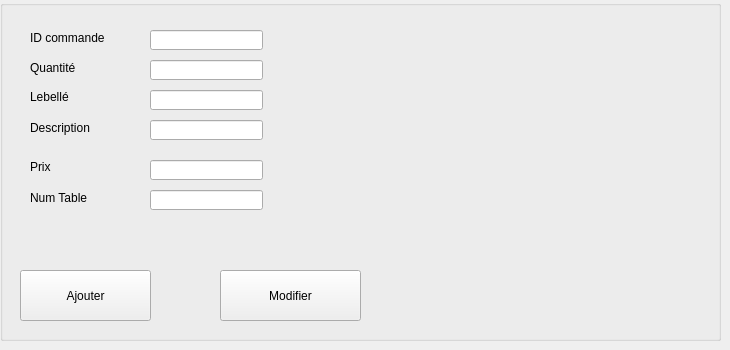
        <widget class="QWidget" name="tab_26">
         <attribute name="title">
          <string>Ajouter</string>
         </attribute>
         <widget class="QGroupBox" name="groupBox_8">
          <property name="geometry">
           <rect>
            <x>0</x>
            <y>0</y>
            <width>721</width>
            <height>341</height>
           </rect>
          </property>
          <property name="title">
           <string/>
          </property>
          <widget class="QLabel" name="label_74">
           <property name="geometry">
            <rect>
             <x>30</x>
             <y>30</y>
             <width>81</width>
             <height>16</height>
            </rect>
           </property>
           <property name="text">
            <string>ID commande</string>
           </property>
          </widget>
          <widget class="QLabel" name="label_75">
           <property name="geometry">
            <rect>
             <x>30</x>
             <y>60</y>
             <width>61</width>
             <height>16</height>
            </rect>
           </property>
           <property name="text">
            <string>Quantité</string>
           </property>
          </widget>
          <widget class="QLabel" name="label_76">
           <property name="geometry">
            <rect>
             <x>30</x>
             <y>90</y>
             <width>47</width>
             <height>13</height>
            </rect>
           </property>
           <property name="text">
            <string>Lebellé</string>
           </property>
          </widget>
          <widget class="QLabel" name="label_77">
           <property name="geometry">
            <rect>
             <x>30</x>
             <y>120</y>
             <width>81</width>
             <height>16</height>
            </rect>
           </property>
           <property name="text">
            <string>Description</string>
           </property>
          </widget>
          <widget class="QLabel" name="label_78">
           <property name="geometry">
            <rect>
             <x>30</x>
             <y>160</y>
             <width>47</width>
             <height>13</height>
            </rect>
           </property>
           <property name="text">
            <string>Prix</string>
           </property>
          </widget>
          <widget class="QLabel" name="label_79">
           <property name="geometry">
            <rect>
             <x>30</x>
             <y>190</y>
             <width>71</width>
             <height>16</height>
            </rect>
           </property>
           <property name="text">
            <string>Num Table</string>
           </property>
          </widget>
          <widget class="QLineEdit" name="lineEdit_33">
           <property name="geometry">
            <rect>
             <x>150</x>
             <y>30</y>
             <width>113</width>
             <height>20</height>
            </rect>
           </property>
          </widget>
          <widget class="QLineEdit" name="lineEdit_34">
           <property name="geometry">
            <rect>
             <x>150</x>
             <y>190</y>
             <width>113</width>
             <height>20</height>
            </rect>
           </property>
          </widget>
          <widget class="QLineEdit" name="lineEdit_35">
           <property name="geometry">
            <rect>
             <x>150</x>
             <y>160</y>
             <width>113</width>
             <height>20</height>
            </rect>
           </property>
          </widget>
          <widget class="QLineEdit" name="lineEdit_36">
           <property name="geometry">
            <rect>
             <x>150</x>
             <y>120</y>
             <width>113</width>
             <height>20</height>
            </rect>
           </property>
          </widget>
          <widget class="QLineEdit" name="lineEdit_37">
           <property name="geometry">
            <rect>
             <x>150</x>
             <y>90</y>
             <width>113</width>
             <height>20</height>
            </rect>
           </property>
          </widget>
          <widget class="QLineEdit" name="lineEdit_38">
           <property name="geometry">
            <rect>
             <x>150</x>
             <y>60</y>
             <width>113</width>
             <height>20</height>
            </rect>
           </property>
          </widget>
          <widget class="QPushButton" name="pushButton_37">
           <property name="geometry">
            <rect>
             <x>20</x>
             <y>270</y>
             <width>131</width>
             <height>51</height>
            </rect>
           </property>
           <property name="text">
            <string>Ajouter</string>
           </property>
          </widget>
          <widget class="QPushButton" name="pushButton_38">
           <property name="geometry">
            <rect>
             <x>220</x>
             <y>270</y>
             <width>141</width>
             <height>51</height>
            </rect>
           </property>
           <property name="text">
            <string>Modifier</string>
           </property>
          </widget>
         </widget>
        </widget>
